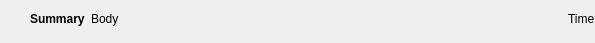
<?xml version="1.0" encoding="UTF-8"?>
<ui version="4.0">
 <class>NotificationPanel</class>
 <widget class="QWidget" name="NotificationPanel">
  <property name="geometry">
   <rect>
    <x>0</x>
    <y>0</y>
    <width>595</width>
    <height>43</height>
   </rect>
  </property>
  <property name="windowTitle">
   <string notr="true">Form</string>
  </property>
  <layout class="QVBoxLayout" name="verticalLayout">
   <property name="leftMargin">
    <number>0</number>
   </property>
   <property name="topMargin">
    <number>3</number>
   </property>
   <property name="rightMargin">
    <number>0</number>
   </property>
   <property name="bottomMargin">
    <number>3</number>
   </property>
   <item>
    <layout class="QHBoxLayout" name="horizontalLayout">
     <item>
      <layout class="QVBoxLayout" name="verticalLayout_2">
       <property name="rightMargin">
        <number>0</number>
       </property>
       <item>
        <widget class="QToolButton" name="closeButton">
         <property name="text">
          <string/>
         </property>
         <property name="icon">
          <iconset theme="dialog-close">
           <normaloff>.</normaloff>.</iconset>
         </property>
         <property name="autoRaise">
          <bool>true</bool>
         </property>
        </widget>
       </item>
      </layout>
     </item>
     <item>
      <layout class="QHBoxLayout" name="mainLayout">
       <property name="topMargin">
        <number>9</number>
       </property>
       <property name="rightMargin">
        <number>0</number>
       </property>
       <item>
        <widget class="QLabel" name="summaryLabel">
         <property name="font">
          <font>
           <weight>75</weight>
           <bold>true</bold>
          </font>
         </property>
         <property name="text">
          <string notr="true">Summary</string>
         </property>
         <property name="alignment">
          <set>Qt::AlignLeading|Qt::AlignLeft|Qt::AlignTop</set>
         </property>
        </widget>
       </item>
       <item>
        <layout class="QVBoxLayout" name="verticalLayout_3">
         <property name="rightMargin">
          <number>0</number>
         </property>
         <item>
          <widget class="QLabel" name="bodyLabel">
           <property name="sizePolicy">
            <sizepolicy hsizetype="Expanding" vsizetype="Preferred">
             <horstretch>0</horstretch>
             <verstretch>0</verstretch>
            </sizepolicy>
           </property>
           <property name="text">
            <string notr="true">Body</string>
           </property>
           <property name="alignment">
            <set>Qt::AlignLeading|Qt::AlignLeft|Qt::AlignTop</set>
           </property>
           <property name="wordWrap">
            <bool>true</bool>
           </property>
          </widget>
         </item>
         <item>
          <spacer name="verticalSpacer">
           <property name="orientation">
            <enum>Qt::Vertical</enum>
           </property>
           <property name="sizeHint" stdset="0">
            <size>
             <width>0</width>
             <height>0</height>
            </size>
           </property>
          </spacer>
         </item>
        </layout>
       </item>
       <item>
        <widget class="QLabel" name="timeLabel">
         <property name="text">
          <string notr="true">Time</string>
         </property>
         <property name="alignment">
          <set>Qt::AlignLeading|Qt::AlignLeft|Qt::AlignTop</set>
         </property>
        </widget>
       </item>
      </layout>
     </item>
    </layout>
   </item>
  </layout>
 </widget>
 <resources/>
 <connections/>
</ui>
